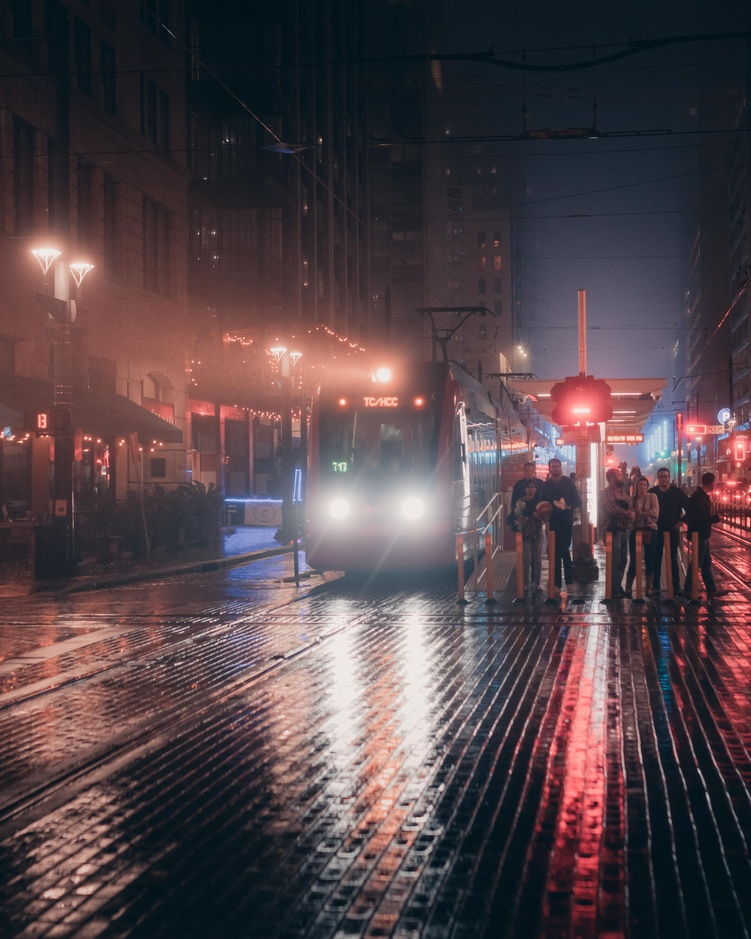
#> input picture blindspot/foggy_image.jpg, 751 x 939 px, shrunk from 3875 x 4844 before the run, found by its file name
$ python traditional_enhancement.py
#> lines starting #> are read from the running program, lines starting #| are printed output that depends on the picture; after the words box and inside, x2 and y2 are one past the last pixel; in counts of white or black regions, pixels touching at a corner belong together
import cv2
import numpy as np

class ImprovedEnhancement:
    def __init__(self,
                 use_clahe=True,
                 use_bilateral=True,
                 use_gamma=True,
                 use_unsharp=True,
                 use_dehazing=True,
                 use_contrast_stretch=True,
                 use_adaptive_gamma=True,
                 clahe_clip=3.0,
                 clahe_grid=(8, 8),
                 bilateral_d=7,
                 bilateral_sigma_color=30,
                 bilateral_sigma_space=30,
                 gamma=1.5,
                 unsharp_strength=0.7,
                 dehazing_strength=0.6,
                 night_mode=True):
        """
        Initialize enhanced image processing pipeline optimized for low-light conditions

        Args:
            use_clahe: Use CLAHE for contrast enhancement
            use_bilateral: Use bilateral filtering for noise reduction
            use_gamma: Use gamma correction for brightness adjustment
            use_unsharp: Use unsharp masking for edge enhancement
            use_dehazing: Use dehazing to improve visibility
            use_contrast_stretch: Use adaptive contrast stretching
            use_adaptive_gamma: Use adaptive gamma based on image brightness
            clahe_clip: Clipping limit for CLAHE
            clahe_grid: Grid size for CLAHE
            bilateral_d: Diameter of each pixel neighborhood
            bilateral_sigma_color: Filter sigma in the color space
            bilateral_sigma_space: Filter sigma in the coordinate space
            gamma: Base gamma correction value
            unsharp_strength: Strength of unsharp masking
            dehazing_strength: Strength of dehazing effect
            night_mode: Enable specific optimizations for nighttime scenes
        """
#> further down, image is the input picture: shape (939, 751, 3); mean B, G, R 72.7, 67.9, 82.4
#> in enhance_night_detection, `hsv = cv2.cvtColor(denoised, cv2.COLOR_BGR2HSV)`: hsv: shape (939, 751, 3); mean H, S, V 104.2, 87.1, 89.2
#> in enhance_night_detection, `hsv[:,:,2] = cv2.equalizeHist(hsv[:,:,2])`: hsv: shape (939, 751, 3); mean H, S, V 104.2, 87.1, 128.6
        self.use_clahe = use_clahe
        self.use_bilateral = use_bilateral
        self.use_gamma = use_gamma
        self.use_unsharp = use_unsharp
        self.use_dehazing = use_dehazing
        self.use_contrast_stretch = use_contrast_stretch
        self.use_adaptive_gamma = use_adaptive_gamma
        self.clahe_clip = clahe_clip
        self.clahe_grid = clahe_grid
        self.bilateral_d = bilateral_d
        self.bilateral_sigma_color = bilateral_sigma_color
        self.bilateral_sigma_space = bilateral_sigma_space
        self.gamma = gamma
        self.unsharp_strength = unsharp_strength
        self.dehazing_strength = dehazing_strength
        self.night_mode = night_mode

        # Initialize CLAHE
        if self.use_clahe:
            self.clahe = cv2.createCLAHE(clipLimit=self.clahe_clip, tileGridSize=self.clahe_grid)

    def apply_clahe(self, image):
        """Apply CLAHE for contrast enhancement"""
        # Convert to LAB color space
        lab = cv2.cvtColor(image, cv2.COLOR_BGR2LAB)
        # Split channels
        l, a, b = cv2.split(lab)
        # Apply CLAHE to L channel
        l = self.clahe.apply(l)
        # Merge channels
        lab = cv2.merge((l, a, b))
        # Convert back to BGR
        enhanced = cv2.cvtColor(lab, cv2.COLOR_LAB2BGR)
        return enhanced

    # [52 lines left out: functions apply_bilateral_filter, apply_gamma_correction, apply_adaptive_gamma, not called in this run]

    def apply_unsharp_masking(self, image):
        """Apply unsharp masking for edge enhancement"""
        # Create blurred version of image
        blurred = cv2.GaussianBlur(image, (0, 0), 3)

        # For night scenes, use a more controlled unsharp mask
        if self.night_mode:
            # Convert to LAB to apply unsharp only to L channel
            lab = cv2.cvtColor(image, cv2.COLOR_BGR2LAB)
#> lab: shape (939, 751, 3); mean of channels 0, 1, 2 108.7, 138.5, 127.2
            l, a, b = cv2.split(lab)

            blurred_l = cv2.GaussianBlur(l, (0, 0), 3)
            sharpened_l = cv2.addWeighted(
                l, 1.0 + self.unsharp_strength,
                blurred_l, -self.unsharp_strength,
                0
            )

            # Merge back
            result = cv2.merge([sharpened_l, a, b])
#> result: shape (939, 751, 3); mean of channels 0, 1, 2 108.9, 138.5, 127.2
            return cv2.cvtColor(result, cv2.COLOR_LAB2BGR)
        else:
            # Standard unsharp mask
            return cv2.addWeighted(
                image, 1.0 + self.unsharp_strength,
                blurred, -self.unsharp_strength,
                0
            )

    # [16 lines left out: function apply_contrast_stretch, not called in this run]

    def apply_dehazing(self, image):
        """Apply improved dehazing suited for nighttime scenes with lights"""
        # Convert to float
        img_float = image.astype(np.float32) / 255.0

        # Get dark channel
        min_channel = np.min(img_float, axis=2)
        kernel_size = 15
        dark_channel = cv2.erode(min_channel, np.ones((kernel_size, kernel_size)))
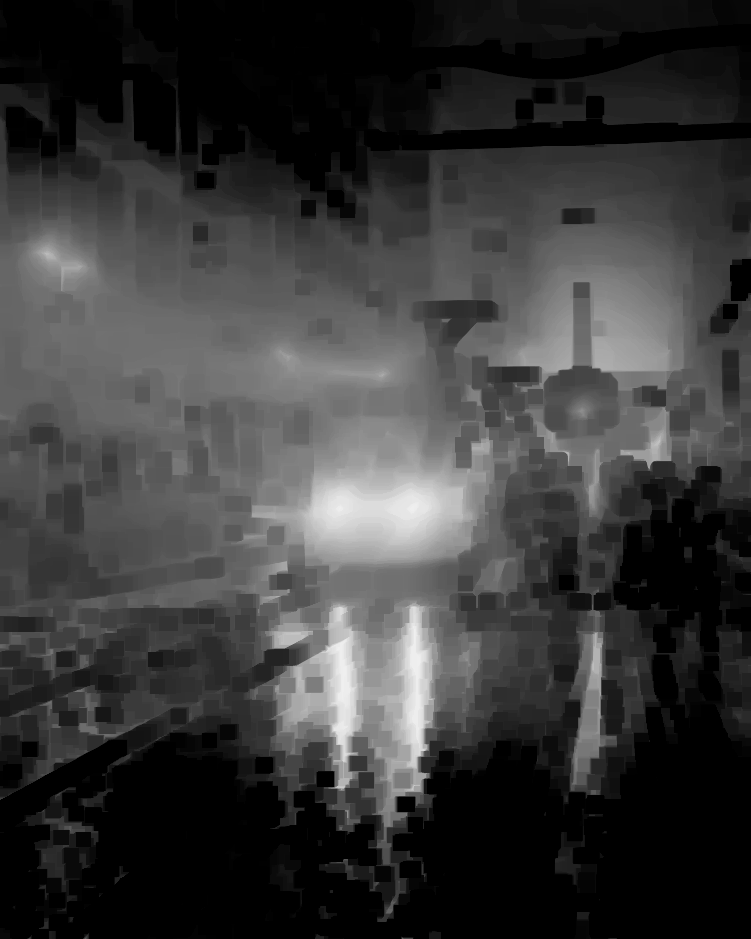
#> dark_channel: shape (939, 751) float32; min 0, max 0.937, mean 0.223

        # Estimate atmospheric light (A)
        flat_dark = dark_channel.flatten()
        size = flat_dark.size
#> size = 705189
        num_brightest = max(int(size * 0.001), 1)
#> num_brightest = 705
        indices = np.argpartition(flat_dark, -num_brightest)[-num_brightest:]
#> indices = 705 values, max 547146 at index 697, min 378916 at index 186, mean 495398.7

        # Get the brightest pixels in the original image
        atm_light = np.zeros(3, dtype=np.float32)
        for ch in range(3):
            channel_flat = img_float[:,:,ch].flatten()
            atm_light[ch] = np.mean(np.percentile(channel_flat[indices], 90))
#> after the loop, atm_light = [0.953, 0.969, 0.992]

        # Limit atmospheric light for nighttime scenes to prevent over-brightening
        if self.night_mode:
            atm_light = np.clip(atm_light, 0.5, 0.9)
#> atm_light = [0.9, 0.9, 0.9]

        # Estimate transmission map (modified for nighttime)
        omega = self.dehazing_strength  # Strength of dehazing
        transmission = 1 - omega * dark_channel / (np.max(atm_light) + 1e-6)
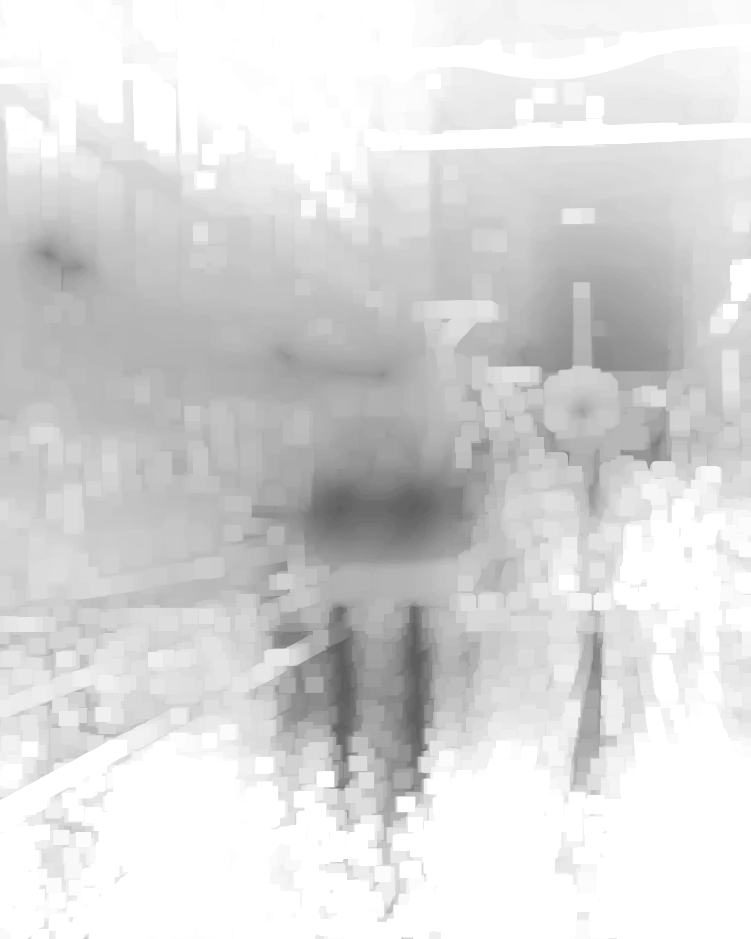
#> transmission: shape (939, 751) float32; min 0.375, max 1, mean 0.851

        # Refine transmission map
        refined_t = cv2.GaussianBlur(transmission, (kernel_size, kernel_size), 0)

        # Apply transmission map to recover scene radiance
        refined_t = np.clip(refined_t, 0.2, 1.0)  # Higher min value for nighttime

        # Apply to each channel
        result = np.zeros_like(img_float)
        for ch in range(3):
            t = np.expand_dims(refined_t, 2).repeat(3, axis=2)
            result = (img_float - atm_light) / t + atm_light

        # Scaling and normalization
        result = np.clip(result * 255, 0, 255).astype(np.uint8)

        # For night mode, blend with original to preserve lights
        if self.night_mode:
            hsv = cv2.cvtColor(image, cv2.COLOR_BGR2HSV)
#> hsv: shape (939, 751, 3); mean H, S, V 103.9, 91.8, 128.9
            v = hsv[:,:,2]
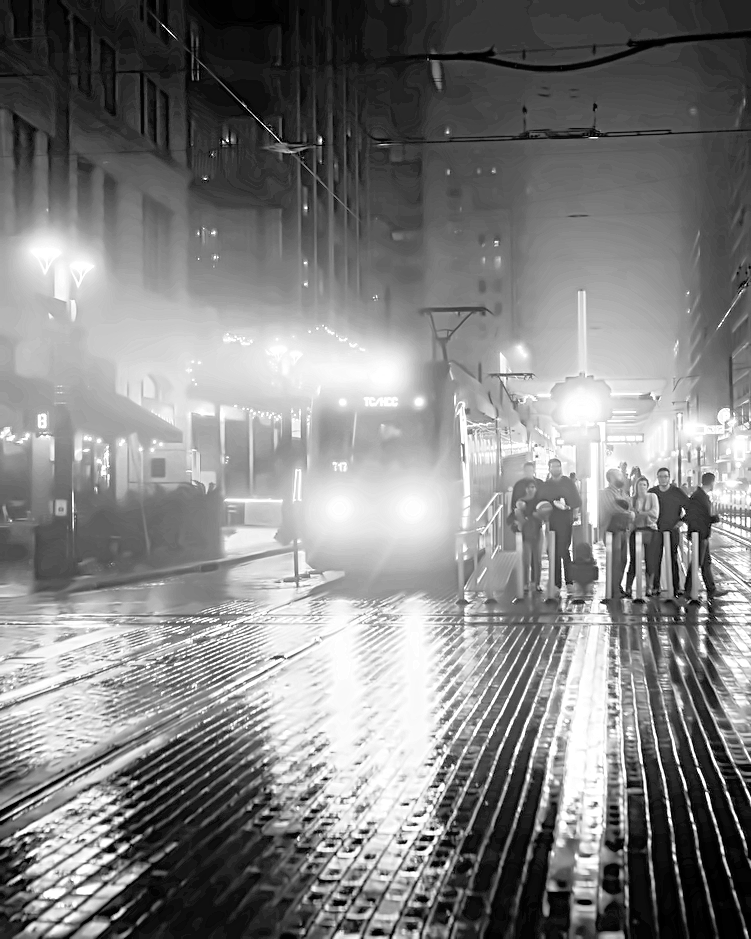
#> v: shape (939, 751); min 0, max 255, mean 128.9
            # Find bright regions (lights)
            bright_mask = (v > 200).astype(np.float32)
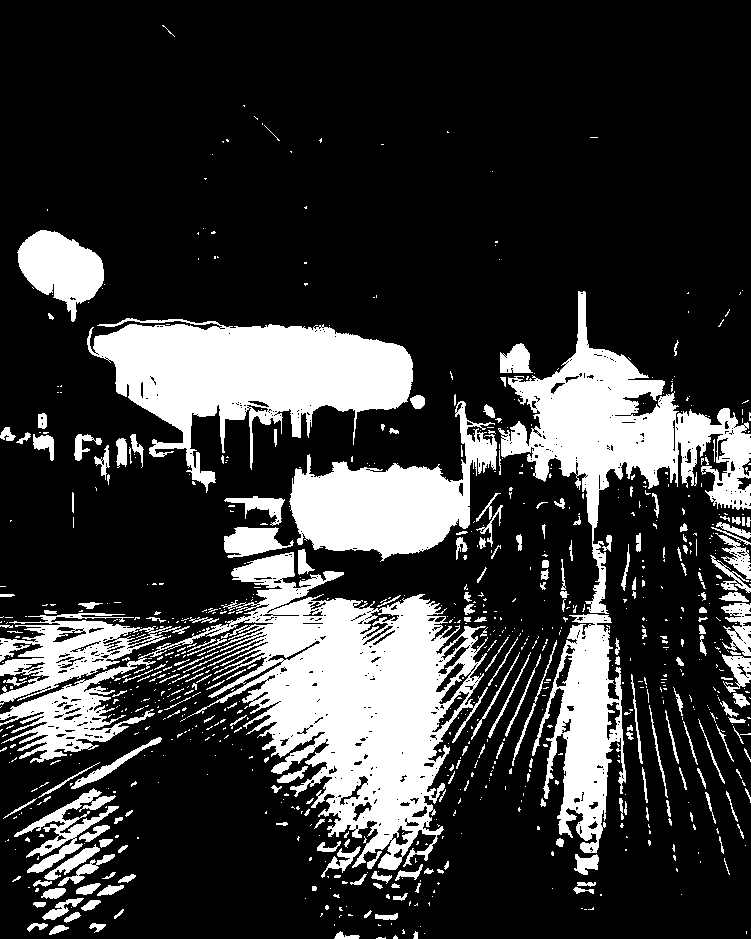
#> bright_mask: shape (939, 751) float32; values 0 (black) and 1 (white), 22.6% white; 885 white regions (661 under 20 px), largest, box (x1, y1, x2, y2) and area: (0, 552, 488, 870) 47071, (87, 318, 413, 493) 26879, (498, 291, 751, 614) 21915
            # Smooth mask
            bright_mask = cv2.GaussianBlur(bright_mask, (15, 15), 0)

            # Blend dehazed with original (keep original in bright areas)
            blend_factor = np.expand_dims(bright_mask, 2).repeat(3, axis=2)
#> blend_factor: shape (939, 751, 3) float32; mean H, S, V 0.226, 0.226, 0.226
            blended = image * blend_factor + result * (1 - blend_factor)
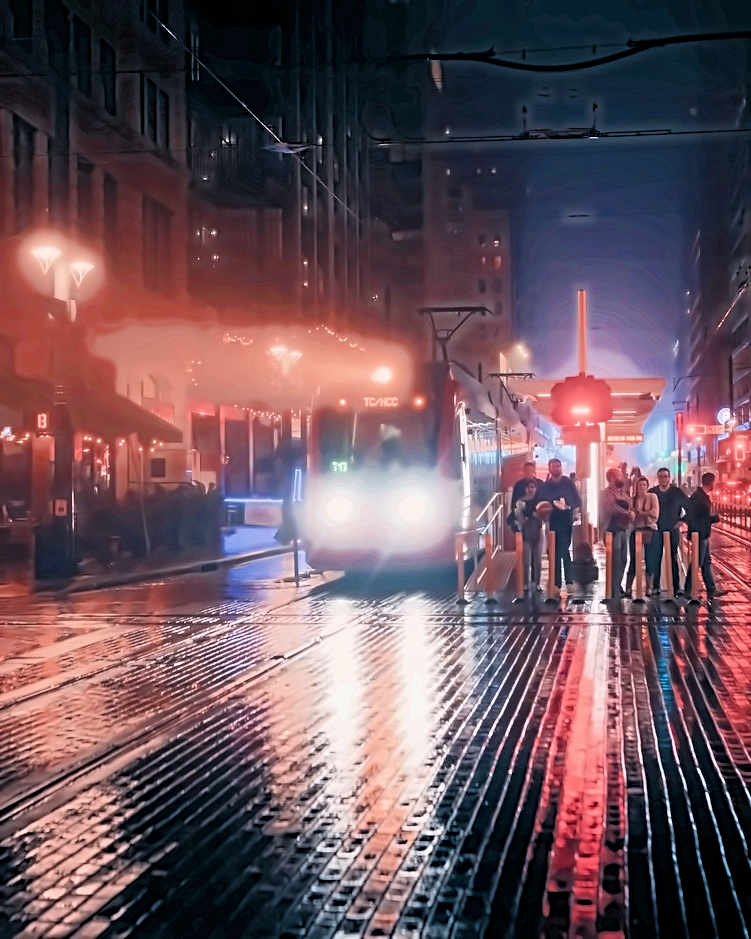
#> blended: shape (939, 751, 3) float32; mean B, G, R 92.4, 83.3, 107.9; drawn with min black and max white
            return blended.astype(np.uint8)

        return result

    # [18 lines left out: function apply_white_balance, not called in this run]

    def enhance_night_detection(self, image):
        """Special processing for nighttime object detection"""
        # Apply a combination of techniques for night scenes

        # 1. Initial noise reduction
        denoised = cv2.fastNlMeansDenoisingColored(image, None, 5, 5, 7, 15)

        # 2. Increase brightness and contrast
        hsv = cv2.cvtColor(denoised, cv2.COLOR_BGR2HSV)
        hsv[:,:,2] = cv2.equalizeHist(hsv[:,:,2])
        brightened = cv2.cvtColor(hsv, cv2.COLOR_HSV2BGR)

        # 3. Apply mild sharpening to enhance edges
        sharpened = self.apply_unsharp_masking(brightened)

        # 4. Apply light dehazing
        dehazed = self.apply_dehazing(sharpened)

        # 5. Final CLAHE for contrast
        result = self.apply_clahe(dehazed)
#> in apply_clahe, `lab = cv2.cvtColor(image, cv2.COLOR_BGR2LAB)`: lab: shape (939, 751, 3); mean of channels 0, 1, 2 95.2, 140.3, 127.2
#> in apply_clahe, `lab = cv2.merge((l, a, b))`: lab: shape (939, 751, 3); mean of channels 0, 1, 2 107.8, 140.3, 127.2
#> in apply_clahe, `enhanced = cv2.cvtColor(lab, cv2.COLOR_LAB2BGR)`:
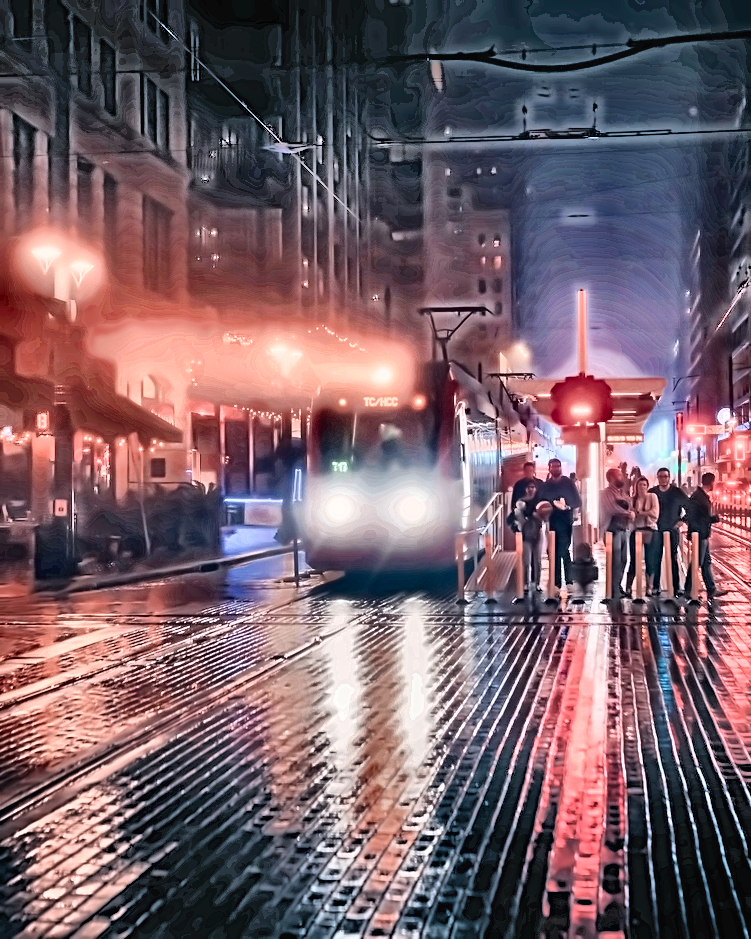
#> enhanced: shape (939, 751, 3); mean B, G, R 104, 95, 118.6

        return result

    def process(self, image):
        """
        Process an image through the enhanced pipeline

        Args:
            image (numpy.ndarray): Input image in BGR format

        Returns:
            numpy.ndarray: Enhanced image
        """
        # Special night detection mode
        if self.night_mode:
            # For nighttime scenes with cars, people, etc.
            return self.enhance_night_detection(image)

        # Standard enhancement pipeline
        enhanced = image.copy()

        # Apply white balance first
        enhanced = self.apply_white_balance(enhanced)

        # Apply contrast stretch if enabled
        if self.use_contrast_stretch:
            enhanced = self.apply_contrast_stretch(enhanced)

        # Apply CLAHE if enabled
        if self.use_clahe:
            enhanced = self.apply_clahe(enhanced)

        # Apply dehazing if enabled (before gamma correction)
        if self.use_dehazing:
            enhanced = self.apply_dehazing(enhanced)

        # Apply bilateral filter if enabled
        if self.use_bilateral:
            enhanced = self.apply_bilateral_filter(enhanced)

        # Apply gamma correction if enabled
        if self.use_gamma:
            if self.use_adaptive_gamma:
                enhanced = self.apply_adaptive_gamma(enhanced)
            else:
                enhanced = self.apply_gamma_correction(enhanced)

        # Apply unsharp masking if enabled
        if self.use_unsharp:
            enhanced = self.apply_unsharp_masking(enhanced)

        return enhanced

# Update the main RealTimeDetector code to use this improved enhancement
# [21 lines left out: function update_detector_enhancement, not called in this run]

# Usage example
if __name__ == "__main__":
    # Create enhancement pipeline
    enhancer = ImprovedEnhancement(
        night_mode=True,
        gamma=1.8,
        dehazing_strength=0.6
    )

    # Load test image
    image = cv2.imread("foggy_image.jpg")

    # Process with improved methods
    enhanced = enhancer.process(image)

    # Save result
    cv2.imwrite("enhanced_improved.jpg", enhanced)

    # Display before/after
    combined = np.hstack((image, enhanced))
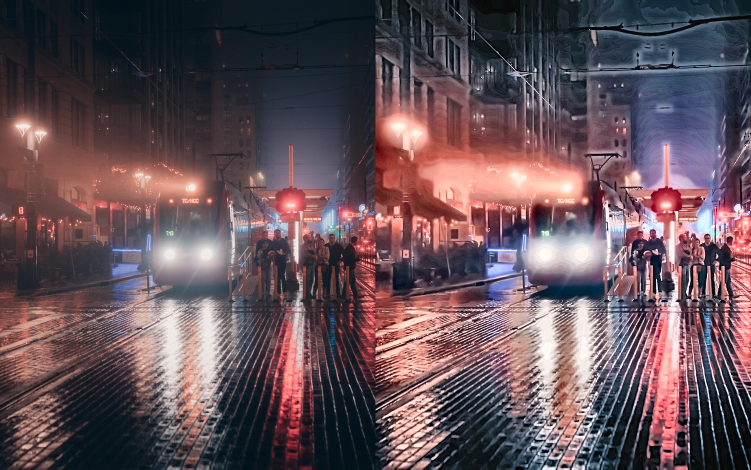
#> combined: shape (939, 1502, 3) (shown at 1/2 size); mean B, G, R 88.3, 81.5, 100.5
    cv2.imshow("Before | After", combined)
    cv2.waitKey(0)
    cv2.destroyAllWindows()
